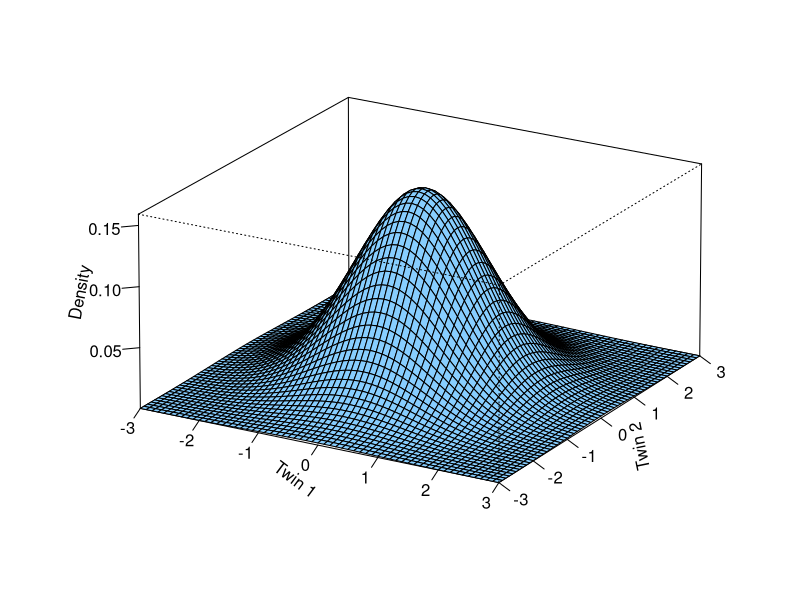
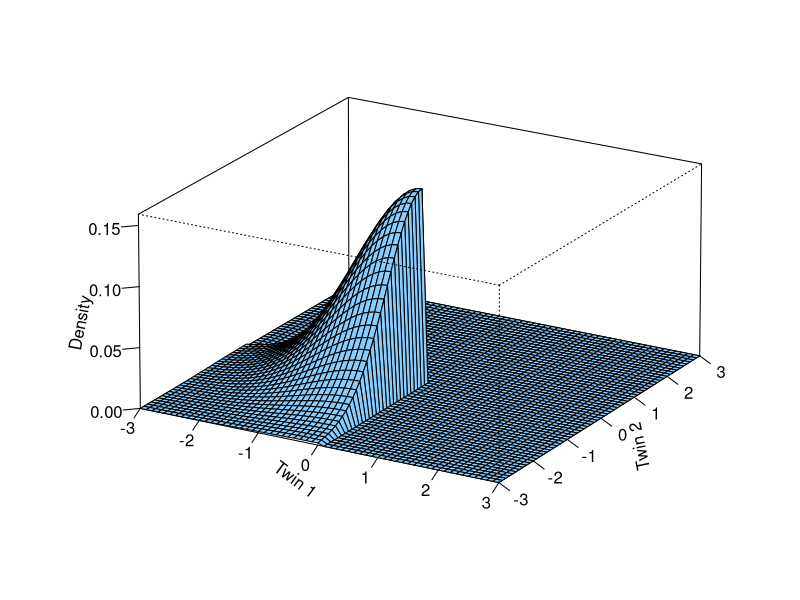
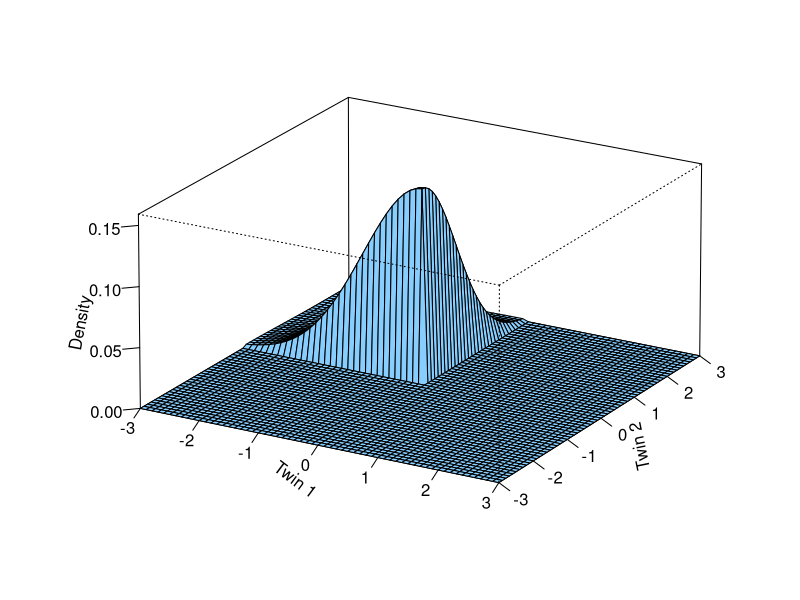
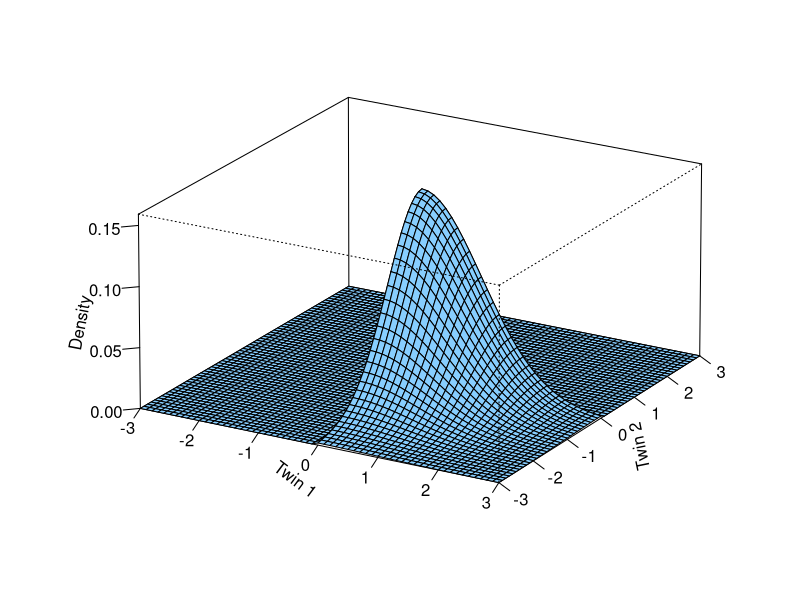
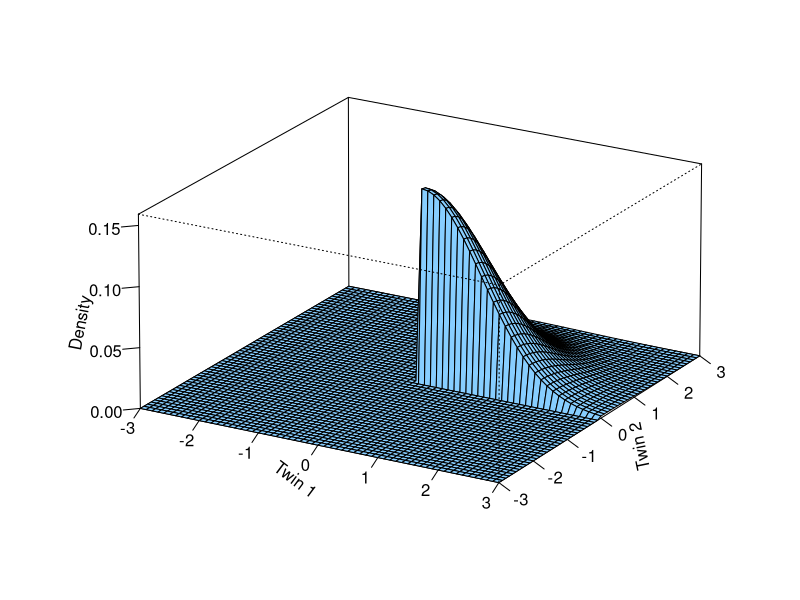
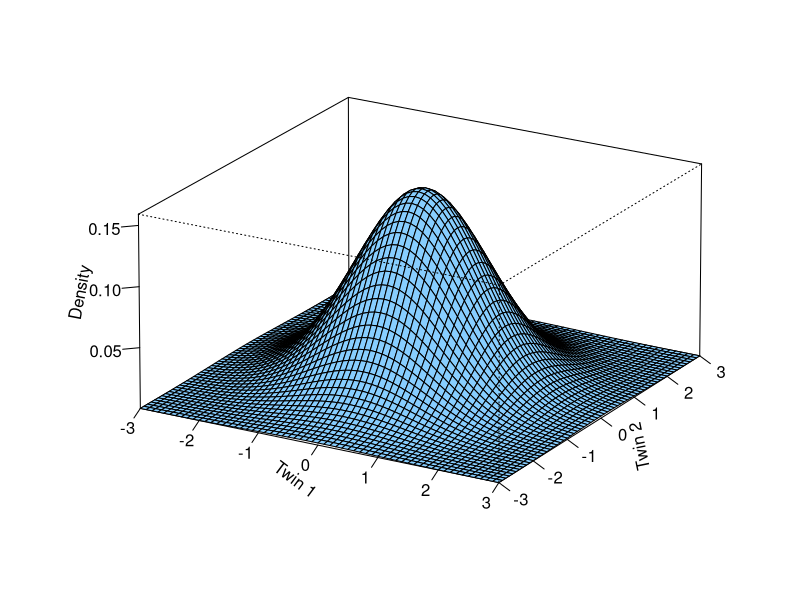
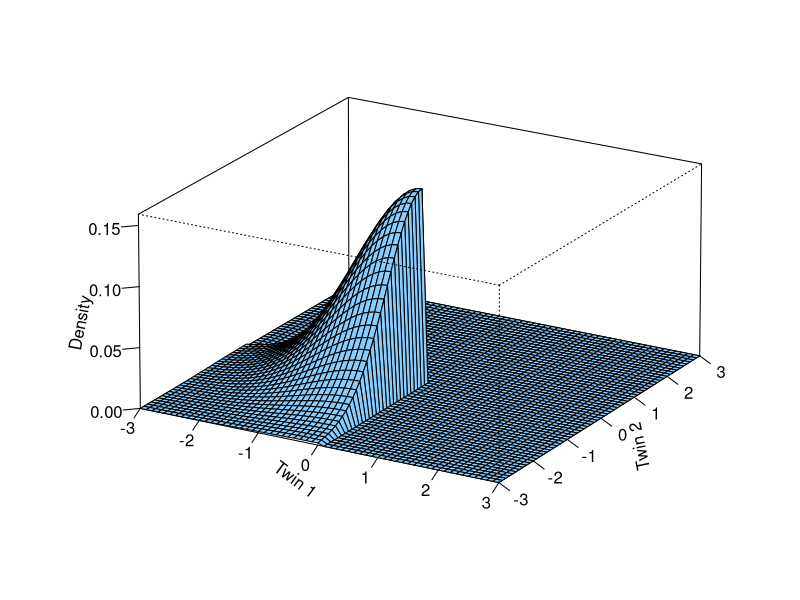
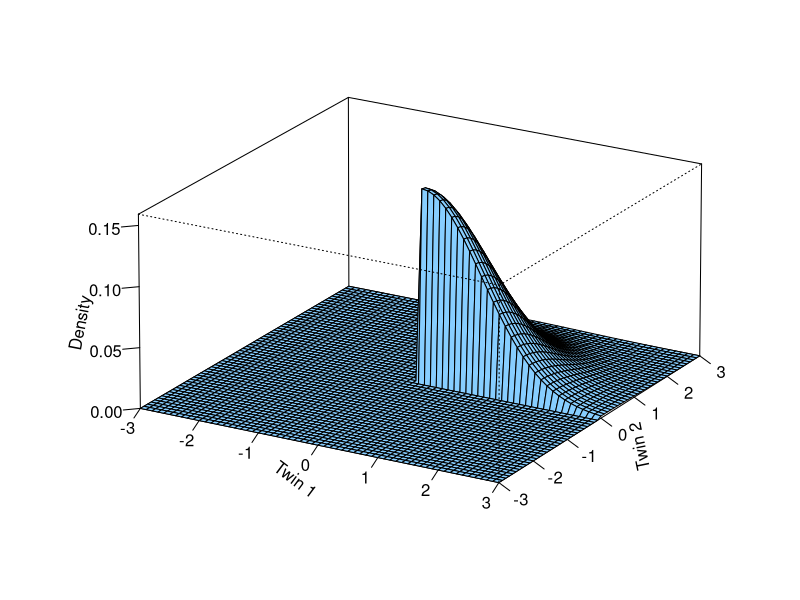

Generate these figures, in order, with R: (Note: this script raises an error after producing the figures.)
## ---- chunk 1
is_CRAN <- !identical(Sys.getenv("NOT_CRAN"), "true")
if (!is_CRAN) {
   options(mc.cores = parallel::detectCores())
} else {
  knitr::opts_chunk$set(eval = FALSE)
  knitr::knit_hooks$set(evaluate.inline = function(x, envir) x)
}
## ---- chunk 2
intPlot <- function(rho = 0, Tw1Th1 = -Inf, Tw1Th2 = Inf, Tw2Th1 = -Inf, Tw2Th2 = Inf, mini = -3, maxi = 3) {
  den <- function(T1, T2) { # Function to calculate the bivariate normal distribution
    mu1 <- 0 # set the expected value of x1
    mu2 <- 0 # set the expected value of x2
    s11 <- 1 # set the variance of x1
    s22 <- 1 # set the variance of x2
    term1 <- 1 / (2 * pi * sqrt(s11 * s22 * (1 - rho^2)))
    term2 <- -1 / (2 * (1 - rho^2))
    term3 <- (T1 - mu1)^2 / s11
    term4 <- (T2 - mu2)^2 / s22
    term5 <- 2 * rho * ((T1 - mu1) * (T2 - mu2)) / (sqrt(s11) * sqrt(s22))
    term1 * exp(term2 * (term3 + term4 - term5))
  }

  T1 <- round(seq(mini, maxi, by = .1), 2) # generate series for values of x1
  T2 <- round(seq(mini, maxi, by = .1), 2) # generate series for values of x2

  z <- outer(T1, T2, den) # calculate the density values
  dimnames(z) <- list(T1, T2) # give it dim names

  z[T1 < Tw1Th1, ] <- 0 # remove below
  z[, T2 < Tw2Th1] <- 0 # remove below

  z[T1 > Tw1Th2, ] <- 0 # remove above
  z[, T2 > Tw2Th2] <- 0 # remove above

  # This function is the ploting function
  persp(T1, T2, z,
    col = "skyblue1",
    theta = 30, phi = 20, r = 50, d = 0.1, expand = 0.5,
    ltheta = 90, lphi = 180, ticktype = "detailed", nticks = 5, xlab = "Twin 1", ylab = "Twin 2", zlab = "Density"
  )
}



CellProp <- function(thr, r, N) {
  prop <- matrix(omxAllInt(
    matrix(c(1, r, r, 1), 2, 2),
    matrix(0, 1, 2),
    t(matrix(c(rep(-Inf, 2), thr, thr, rep(Inf, 2)), 2, 3))
  ), 2, 2)
  round(N * prop)
}
## ---- chunk 3
qnorm(.05)
qnorm(.975)

################
####  Questions  ####
################


# What is the z statistic for a probability of .5?
qnorm(.5)
# > 0

# What is the z statistic for a probability of .99?
qnorm(.99)
# > 2.326348

# What is the z statistic for a probability of .90?
qnorm(.9)
# > 1.281552
## ---- chunk 4
intPlot()

# Looking at various combinations of affected or unaffected
intPlot(rho = 0, Tw1Th1 = -5, Tw1Th2 = 0, Tw2Th1 = -5, Tw2Th2 = 0) # Concordant unaffected
intPlot(rho = 0, Tw1Th1 = -5, Tw1Th2 = 0, Tw2Th1 = 0, Tw2Th2 = 5) # Discordant: Tw 1 unaffected | Tw 2 affected
intPlot(rho = 0, Tw1Th1 = 0, Tw1Th2 = 5, Tw2Th1 = -5, Tw2Th2 = 0) # Discordant: Tw 1 unaffected | Tw 2 affected
intPlot(rho = 0, Tw1Th1 = 0, Tw1Th2 = 5, Tw2Th1 = 0, Tw2Th2 = 5) # Concordant affected

################
####  Questions  ####
################

# What would the graph look like if there was a .5 correlation between twins?
intPlot(rho = 0)

# What would the graph look like if there was a .5 correlation between twins for concordant unaffected twin pairs?
intPlot(rho = 0, Tw1Th1 = -5, Tw1Th2 = 0, Tw2Th1 = -5, Tw2Th2 = 0) # Concordant unaffected


# What would the graph look like if there was a .5 correlation between twins for concordant affected twin pairs?
intPlot(rho = 0, Tw1Th1 = 0, Tw1Th2 = 5, Tw2Th1 = 0, Tw2Th2 = 5) # Concordant affected



# What would the graph look like if there was a .5 correlation between twins for discordant twin pairs? (Hint this is two graphs)
intPlot(rho = 0, Tw1Th1 = -5, Tw1Th2 = 0, Tw2Th1 = 0, Tw2Th2 = 5) # Discordant: Tw 1 unaffected | Tw 2 affected
intPlot(rho = 0, Tw1Th1 = 0, Tw1Th2 = 5, Tw2Th1 = -5, Tw2Th2 = 0) # Discordant: Tw 1 unaffected | Tw 2 affected
## ---- chunk 5
CellProp(thr = 0, r = 0, N = 1000)


################
####  Questions  ####
################


# Question 6: How many a) Concordant Affected, b) Discordant, c) Concordant Unaffected twin pairs would there be if the correlation was .6?
qnorm(.6)
# > 0.2533471

CellProp(thr = 0, r = 0.2533471, N = 1000)

# a) 291
# b) 291
# c)209

# Question 7: How many a) Concordant Affected, b) Discordant, c) Concordant Unaffected twin pairs would there be if the correlation was .3?

qnorm(.3)
# > -0.5244005

CellProp(thr = 0, r = -0.5244005, N = 1000)
CellProp(thr = -0.5244005, r = 0, N = 1000)

# a) 162
# b) 162
# c) 338
## ---- chunk 6

# First, let's assume that we want to have a model where:
Va <- .33
Vc <- .33
Ve <- .34

# What would we expect the correlations for MZ and DZ twins to be?

rMZ <- Va + Vc
rDZ <- 1/2*Va + Vc

# Second let's assume that 25% of the population has the trait (and 75% does not) (This is in the depression anxiety range).
# What would the thresholds be?


rMZ <- Va + Vc
rDZ <- 1/2*Va + Vc


# Third let's assume that we will have 500 MZ twins and 500 DZ twins.

# How many a) Concordant Affected, b) Discordant, c) Concordant Unaffected MZ twin pairs would we expect?

CellProp(thr = qnorm(1- .25), r = rMZ, N = 500)

nmzConUnaff <- 322
nmzDiscord  <- 53*2
nmzConAff   <- 72

# How many a) Concordant Affected, b) Discordant, c) Concordant Unaffected DZ twin pairs would we expect?
CellProp(thr = qnorm(1- .25), r = rDZ, N = 500)

ndzConUnaff <- 310
ndzDiscord  <- 65*2
ndzConAff   <- 60


# Ok, let's put this into two data frames
mzData <- as.data.frame(rbind(
                matrix(c(0,0), nmzConUnaff, 2, byrow = T),
                matrix(c(1,0), nmzDiscord/2, 2, byrow = T),
                matrix(c(0,1), nmzDiscord/2, 2, byrow = T),
                matrix(c(1,1), nmzConAff, 2, byrow = T)   ))

dzData <- as.data.frame(rbind(
                matrix(c(0,0), ndzConUnaff, 2, byrow = T),
                matrix(c(1,0), ndzDiscord/2, 2, byrow = T),
                matrix(c(0,1), ndzDiscord/2, 2, byrow = T),
                matrix(c(1,1), ndzConAff, 2, byrow = T)   ))

colnames(mzData)  <- colnames(dzData) <- c("obs_T1", "obs_T2")

table(mzData)
table(dzData)


cor(mzData)   # Do these correlations look correct?
rMZ

cor(dzData)
rDZ

# Tell openmx that we are working with ordinal data
mzData <- mxFactor(mzData, c(0:1), labels=c(1,2))
dzData <- mxFactor(dzData, c(0:1), labels=c(1,2))

# Put the data into an mxData object
MZdata  <-  mxData(mzData, type = "raw")
DZdata  <-  mxData(dzData, type = "raw")

# Now let's put this into a twin model and see what comes out
nv <- 1                                                           # Specify the number of variables per twin
ntv <- nv*2                                                       # Specify the total number of variables
selVars <- colnames(mzData)                                       # Specify the variable names

VA <-  mxMatrix( type="Symm", nrow=nv, ncol=nv, free=TRUE, values=c(.1), label=c("VA11"), name="VA" )      # The additive genetic variance component 
VC <-  mxMatrix( type="Symm", nrow=nv, ncol=nv, free=TRUE, values=c(.1), label=c("VC11"), name="VC" )      # The common environmental variance component 
VE <-  mxMatrix( type="Symm", nrow=nv, ncol=nv, free=TRUE, values=c(.8), label=c("VE11"), name="VE" )      # The unique environmental variance component

expMean    <-  mxMatrix( type="Full", nrow=1, ncol=ntv, free=F, values= 0, label=c("mean"), name="expMean" )    # The expected means
Thr        <- mxMatrix("Full", 1, 2, free = T, values = 0, labels = "thr", name = "Thr")                        # The expected thresholds

expCovMZ <- mxAlgebra( expression= rbind  ( cbind(VA+VC+VE , VA+VC), cbind(VA+VC   , VA+VC+VE)), name="expCovMZ" )                     # The MZ expected covariance matrix
expCovDZ <- mxAlgebra( expression= rbind  ( cbind(VA+VC+VE     , 0.5%x%VA+VC), cbind(0.5%x%VA+VC , VA+VC+VE)),  name="expCovDZ" )      # The DZ expected covariance matrix

# Set up the constraint for the variance of the latent liability
vars <- mxAlgebra( VA+VC+VE, name="vars" )                        # calculate the phenotypic variance
con  <- mxConstraint(vars[1,1] ==1, name = "con")              # fix the phenotypic variance to 1


obs <-  list(VA,VC,VE,expMean, Thr, expCovMZ,expCovDZ, vars, con)                                                    # Put all of the objects into a single place
fun <- mxFitFunctionML()                                                                                          # Specify the fit function
mzExp <- mxExpectationNormal(covariance="expCovMZ", means="expMean", thresholds = "Thr", dimnames=selVars )       # Specify the MZ expectation 
dzExp <- mxExpectationNormal(covariance="expCovDZ", means="expMean", thresholds = "Thr", dimnames=selVars )       # Specify the DZ expectation 

MZ <- mxModel("MZ", obs, MZdata, fun, mzExp)                # The MZ model
DZ <- mxModel("DZ", obs, DZdata, fun, dzExp)                # The DZ model

aceFun <- mxFitFunctionMultigroup(c("MZ","DZ"))             # The multiple group fit function
ace <- mxModel("ACE", MZ, DZ, fun, aceFun)                  # The ACE model

aceFit <- mxRun(ace)                                        # Run the model
summary(aceFit)                                             # Look at the summary

# Remember these were the parameters that we initially used
#qnorm(1- .25)

# Va <- .33
# Vc <- .33
# Ve <- .34
